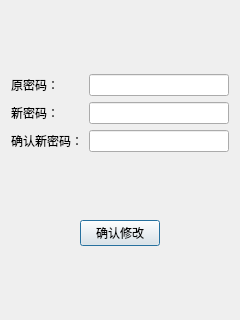
<?xml version="1.0" encoding="UTF-8"?>
<ui version="4.0">
 <class>CDialog_ChangePassword</class>
 <widget class="QDialog" name="CDialog_ChangePassword">
  <property name="geometry">
   <rect>
    <x>0</x>
    <y>0</y>
    <width>240</width>
    <height>320</height>
   </rect>
  </property>
  <property name="windowTitle">
   <string>Dialog</string>
  </property>
  <layout class="QVBoxLayout" name="verticalLayout_3">
   <item>
    <spacer name="verticalSpacer_3">
     <property name="orientation">
      <enum>Qt::Vertical</enum>
     </property>
     <property name="sizeHint" stdset="0">
      <size>
       <width>20</width>
       <height>40</height>
      </size>
     </property>
    </spacer>
   </item>
   <item>
    <layout class="QHBoxLayout" name="horizontalLayout">
     <item>
      <layout class="QVBoxLayout" name="verticalLayout">
       <item>
        <widget class="QLabel" name="label">
         <property name="text">
          <string>原密码：</string>
         </property>
        </widget>
       </item>
       <item>
        <widget class="QLabel" name="label_2">
         <property name="text">
          <string>新密码：</string>
         </property>
        </widget>
       </item>
       <item>
        <widget class="QLabel" name="label_3">
         <property name="text">
          <string>确认新密码：</string>
         </property>
        </widget>
       </item>
      </layout>
     </item>
     <item>
      <layout class="QVBoxLayout" name="verticalLayout_2">
       <item>
        <widget class="QLineEdit" name="lineEdit_Old"/>
       </item>
       <item>
        <widget class="QLineEdit" name="lineEdit_New"/>
       </item>
       <item>
        <widget class="QLineEdit" name="lineEdit_ConfirmNew"/>
       </item>
      </layout>
     </item>
    </layout>
   </item>
   <item>
    <spacer name="verticalSpacer_2">
     <property name="orientation">
      <enum>Qt::Vertical</enum>
     </property>
     <property name="sizeHint" stdset="0">
      <size>
       <width>20</width>
       <height>40</height>
      </size>
     </property>
    </spacer>
   </item>
   <item>
    <layout class="QHBoxLayout" name="horizontalLayout_3">
     <item>
      <spacer name="horizontalSpacer">
       <property name="orientation">
        <enum>Qt::Horizontal</enum>
       </property>
       <property name="sizeHint" stdset="0">
        <size>
         <width>40</width>
         <height>20</height>
        </size>
       </property>
      </spacer>
     </item>
     <item>
      <widget class="QPushButton" name="pushButton_ConfirmChange">
       <property name="text">
        <string>确认修改</string>
       </property>
      </widget>
     </item>
     <item>
      <spacer name="horizontalSpacer_2">
       <property name="orientation">
        <enum>Qt::Horizontal</enum>
       </property>
       <property name="sizeHint" stdset="0">
        <size>
         <width>40</width>
         <height>20</height>
        </size>
       </property>
      </spacer>
     </item>
    </layout>
   </item>
   <item>
    <spacer name="verticalSpacer">
     <property name="orientation">
      <enum>Qt::Vertical</enum>
     </property>
     <property name="sizeHint" stdset="0">
      <size>
       <width>20</width>
       <height>40</height>
      </size>
     </property>
    </spacer>
   </item>
  </layout>
 </widget>
 <resources/>
 <connections/>
</ui>
